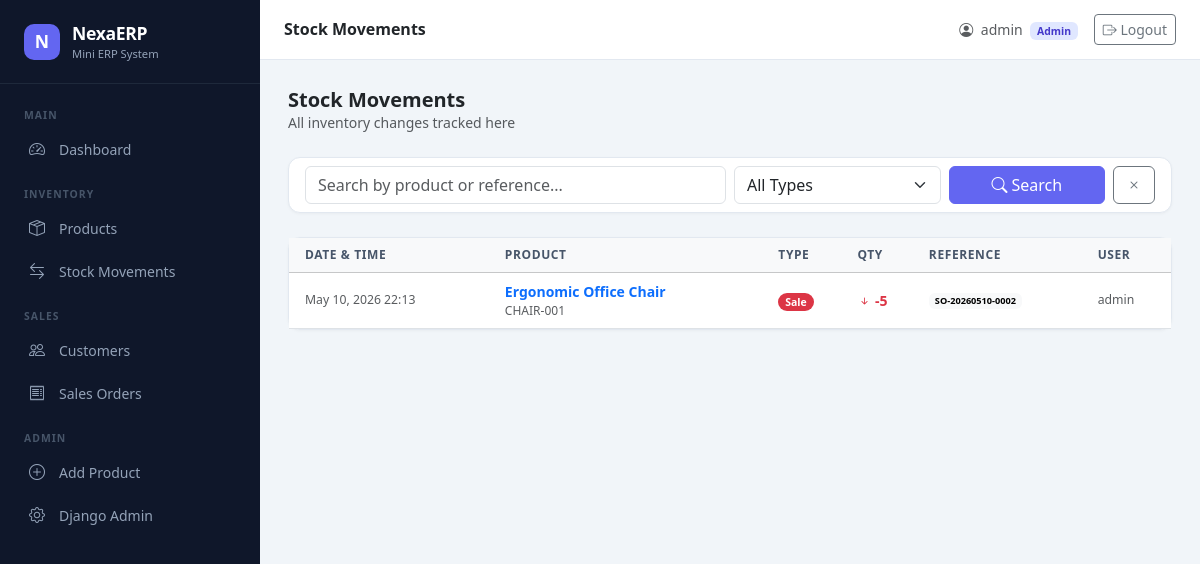
/movements/ (signed in), run on an earlier commit of the app's database.
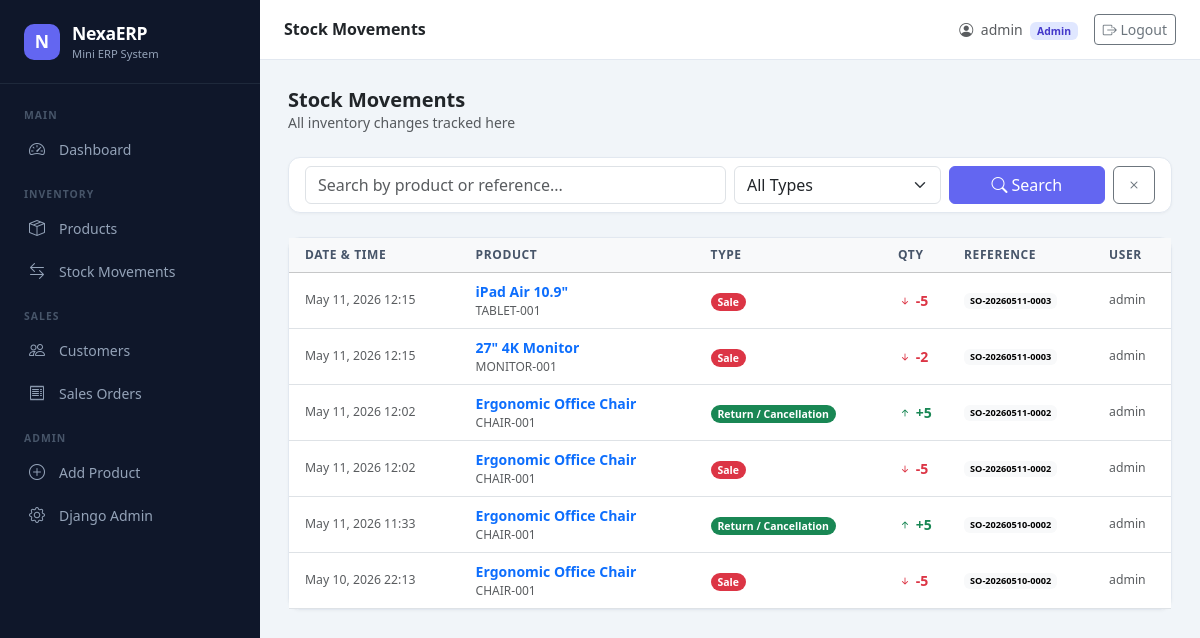
And on a later commit of the database.
### movements/models.py (models this page shows, shortened)
class StockMovement(models.Model):
    MOVEMENT_TYPES = [
        ('sale', 'Sale'),
        ('return', 'Return / Cancellation'),
        ('adjustment', 'Manual Adjustment'),
        ('purchase', 'Purchase / Restock'),
    ]
    product = models.ForeignKey('products.Product', on_delete=models.PROTECT, related_name='movements')
    qty = models.IntegerField(help_text='Positive = stock in, Negative = stock out')
    movement_type = models.CharField(max_length=20, choices=MOVEMENT_TYPES)
    reference = models.CharField(max_length=100, blank=True, help_text='e.g. Order number')
    user = models.ForeignKey(User, on_delete=models.SET_NULL, null=True, blank=True)
    timestamp = models.DateTimeField(auto_now_add=True)
    notes = models.TextField(blank=True)
    class Meta:
        ordering = ['-timestamp']

### products/models.py (models this page shows, shortened)
class Product(models.Model):
    sku = models.CharField(max_length=100, unique=True)
    name = models.CharField(max_length=255)
    category = models.CharField(max_length=100)
    cost_price = models.DecimalField(max_digits=12, decimal_places=2)
    selling_price = models.DecimalField(max_digits=12, decimal_places=2)
    stock_qty = models.IntegerField(default=0)
    image = models.ImageField(upload_to='products/', blank=True, null=True)
    is_active = models.BooleanField(default=True)
    created_at = models.DateTimeField(auto_now_add=True)
    updated_at = models.DateTimeField(auto_now=True)
    class Meta:
        ordering = ['name']

### movements/views.py (the view)
# urls.py: path('', StockMovementListView.as_view(), name='movement_list'),
class StockMovementListView(SalesOrAdminMixin, ListView):
    model = StockMovement
    template_name = 'stock/movement_list.html'
    context_object_name = 'movements'
    paginate_by = 20
    def get_queryset(self):
        query = self.request.GET.get('q', '')
        movement_type = self.request.GET.get('movement_type', '')
        return StockMovementService.search(
            query=query or None,
            movement_type=movement_type or None
        )
    def get_context_data(self, **kwargs):
        context = super().get_context_data(**kwargs)
        context['search_form'] = StockMovementSearchForm(self.request.GET)
        return context

### movements/forms.py
class StockMovementSearchForm(forms.Form):
    q = forms.CharField(
        required=False,
        widget=forms.TextInput(attrs={'class': 'form-control', 'placeholder': 'Search by product or reference...'})
    )
    movement_type = forms.ChoiceField(
        required=False,
        choices=[('', 'All Types'), ('sale', 'Sale'), ('return', 'Return'), ('adjustment', 'Adjustment'), ('purchase', 'Purchase')],
        widget=forms.Select(attrs={'class': 'form-select'})
    )

### core/mixins.py (called while the page is built)
    def dispatch(self, request, *args, **kwargs):
        if not request.user.is_authenticated:
            return self.handle_no_permission()
        return super().dispatch(request, *args, **kwargs)

### movements/services.py (called while the page is built)
    @staticmethod
    def search(query=None, movement_type=None, product_id=None):
        qs = StockMovement.objects.select_related('product', 'user')
        if query:
            qs = qs.filter(reference__icontains=query) | \
                 StockMovement.objects.filter(
                     product__name__icontains=query
                 ).select_related('product', 'user')
        if movement_type:
            qs = qs.filter(movement_type=movement_type)
        if product_id:
            qs = qs.filter(product_id=product_id)
        return qs.distinct().order_by('-timestamp')

### movements/templates/stock/movement_list.html (shortened to what this page needs)
{% extends "base.html" %}
{% load humanize %}
{% block page_title %}Stock Movements{% endblock %}
{% block content %}
<div class="d-flex justify-content-between align-items-center mb-4">
    <div>
        <h5 class="fw-bold mb-0">Stock Movements</h5>
        <p class="text-muted small mb-0">All inventory changes tracked here</p>
    </div>
</div>
<div class="card mb-4">
    <div class="card-body py-2">
        <form method="get" class="row g-2 align-items-end">
            <div class="col-md-6">{{ search_form.q }}</div>
            <div class="col-md-3">{{ search_form.movement_type }}</div>
            <div class="col-md-3 d-flex gap-2">
                <button type="submit" class="btn btn-primary flex-fill"><i class="bi bi-search me-1"></i>Search</button>
                <a href="{% url 'movement_list' %}" class="btn btn-outline-secondary"><i class="bi bi-x"></i></a>
            </div>
        </form>
    </div>
</div>
<div class="card">
    <div class="card-body p-0">
        <table class="table table-hover mb-0">
            <thead class="table-light">
                <tr>
                    <th class="ps-3">Date & Time</th>
                    <th>Product</th>
                    <th>Type</th>
                    <th>Qty</th>
                    <th>Reference</th>
                    <th>User</th>
                </tr>
            </thead>
            <tbody>
                {% for movement in movements %}
                <tr>
                    <td class="ps-3 text-muted small">{{ movement.timestamp|date:"M d, Y H:i" }}</td>
                    <td>
                        <a href="{% url 'products_detail' movement.product.pk %}" class="text-decoration-none fw-semibold">
                            {{ movement.product.name }}
                        </a>
                        <div class="text-muted" style="font-size:0.75rem">{{ movement.product.sku }}</div>
                    </td>
                    <td>
                        <span class="badge rounded-pill
                            {% if movement.movement_type == 'sale' %}bg-danger
                            {% elif movement.movement_type == 'return' %}bg-success
                            {% elif movement.movement_type == 'purchase' %}bg-primary
                            {% else %}bg-secondary{% endif %}">
                            {{ movement.get_movement_type_display }}
                        </span>
                    </td>
                    <td class="fw-semibold {% if movement.qty > 0 %}text-success{% else %}text-danger{% endif %}">
                        {% if movement.qty > 0 %}<i class="bi bi-arrow-up-short"></i>{% else %}<i class="bi bi-arrow-down-short"></i>{% endif %}
                        {{ movement.qty|stringformat:"+d" }}
                    </td>
                    <td class="small">
                        {% if movement.reference %}
                        <span class="badge text-bg-light">{{ movement.reference }}</span>
                        {% else %}—{% endif %}
                    </td>
                    <td class="small text-muted">{{ movement.user.username|default:"System" }}</td>
                </tr>
                {% empty %}
                <tr><td colspan="6" class="text-center text-muted py-4">No stock movements found.</td></tr>
                {% endfor %}
            </tbody>
        </table>
    </div>
</div>
{% endblock %}

### templates/base.html (shortened to what this page needs)
<!DOCTYPE html>
<html lang="en">
<head>
    <link href="https://cdn.jsdelivr.net/npm/bootstrap@5.3.2/dist/css/bootstrap.min.css" rel="stylesheet">
    <link href="https://cdn.jsdelivr.net/npm/bootstrap-icons@1.11.3/font/bootstrap-icons.css" rel="stylesheet">
</head>
<body>
{% if user.is_authenticated %}
<nav id="sidebar">
    <a href="/" class="text-decoration-none">
        <div class="sidebar-brand">
            <div class="brand-logo">N</div>
            <div>
                <div class="brand-name">NexaERP</div>
                <div class="brand-sub">Mini ERP System</div>
            </div>
        </div>
    </a>
    <div class="sidebar-nav">
        <div class="nav-section">Main</div>
        <a href="{% url 'dashboard' %}" class="sidebar-link {% if request.resolver_match.namespace == 'core' %}active{% endif %}">
            <i class="bi bi-speedometer2"></i> Dashboard
        </a>
        <div class="nav-section mt-2">Inventory</div>
        <a href="{% url 'products_list' %}" class="sidebar-link {% if request.resolver_match.namespace == 'products' %}active{% endif %}">
            <i class="bi bi-box-seam"></i> Products
        </a>
        <a href="{% url 'movement_list' %}" class="sidebar-link {% if request.resolver_match.namespace == 'stock' %}active{% endif %}">
            <i class="bi bi-arrow-left-right"></i> Stock Movements
        </a>
        <div class="nav-section mt-2">Sales</div>
        <a href="{% url 'customer_list' %}" class="sidebar-link {% if request.resolver_match.namespace == 'customers' %}active{% endif %}">
            <i class="bi bi-people"></i> Customers
        </a>
        <a href="{% url 'order_list' %}" class="sidebar-link {% if request.resolver_match.namespace == 'orders' %}active{% endif %}">
            <i class="bi bi-receipt"></i> Sales Orders
        </a>
        {% if user.is_staff or user.is_superuser %}
        <div class="nav-section mt-2">Admin</div>
        <a href="{% url 'products_create' %}" class="sidebar-link">
            <i class="bi bi-plus-circle"></i> Add Product
        </a>
        <a href="{% url 'admin:index' %}" class="sidebar-link" target="_blank">
            <i class="bi bi-gear"></i> Django Admin
        </a>
        {% endif %}
    </div>
</nav>
<div id="main-content">
    <div class="topbar">
        <div class="d-flex align-items-center gap-3">
            <h6 class="mb-0 fw-semibold text-dark">{% block page_title %}Dashboard{% endblock %}</h6>
        </div>
        <div class="d-flex align-items-center gap-3">
            <span class="text-muted small">
                <i class="bi bi-person-circle me-1"></i>
                {{ user.get_full_name|default:user.username }}
                {% if user.is_staff %}<span class="badge ms-1" style="background:#e0e7ff;color:#4338ca;font-size:0.65rem">Admin</span>{% else %}<span class="badge ms-1" style="background:#dcfce7;color:#166534;font-size:0.65rem">Sales</span>{% endif %}
            </span>
            <form method="post" action="{% url 'logout' %}" class="d-inline">
                <button type="submit" class="btn btn-sm btn-outline-secondary">
                    <i class="bi bi-box-arrow-right"></i> Logout
                </button>
            </form>
        </div>
    </div>
    <div class="page-content">
        {% block content %}{% endblock %}
    </div>
</div>
{% else %}
<div>{% block auth_content %}{% endblock %}</div>
{% endif %}
</body>
</html>

### templates/base.html (style rules this page uses)
:root { --sidebar-width: 260px; --sidebar-bg: #0f172a; --sidebar-accent: #6366f1; --sidebar-text: #94a3b8; --sidebar-hover: #1e293b; --topbar-height: 60px; }
body { background: #f1f5f9; font-family: 'Segoe UI', system-ui, sans-serif; }
#sidebar { position: fixed; top: 0; left: 0; bottom: 0; width: var(--sidebar-width); background: var(--sidebar-bg); z-index: 1000; overflow-y: auto; transition: transform 0.3s ease; }
.sidebar-brand { padding: 1.25rem 1.5rem; border-bottom: 1px solid #1e293b; display: flex; align-items: center; gap: 0.75rem; }
.brand-logo { width: 36px; height: 36px; border-radius: 10px; background: var(--sidebar-accent); display: flex; align-items: center; justify-content: center; font-size: 1.1rem; color: white; font-weight: 700; }
.brand-name { color: white; font-weight: 700; font-size: 1.1rem; letter-spacing: -0.02em; }
.brand-sub { color: var(--sidebar-text); font-size: 0.7rem; }
.sidebar-nav { padding: 1rem 0; }
.nav-section { padding: 0.5rem 1.5rem 0.25rem; color: #475569; font-size: 0.65rem; font-weight: 700; text-transform: uppercase; letter-spacing: 0.1em; }
.sidebar-link { display: flex; align-items: center; gap: 0.75rem; padding: 0.6rem 1.5rem; color: var(--sidebar-text); text-decoration: none; font-size: 0.875rem; font-weight: 500; border-left: 3px solid transparent; transition: all 0.15s; }
.sidebar-link i { font-size: 1rem; width: 20px; text-align: center; }
#main-content { margin-left: var(--sidebar-width); min-height: 100vh; }
.topbar { height: var(--topbar-height); background: white; border-bottom: 1px solid #e2e8f0; display: flex; align-items: center; padding: 0 1.5rem; justify-content: space-between; position: sticky; top: 0; z-index: 100; }
.page-content { padding: 1.75rem; }
.card { border: 1px solid #e2e8f0; border-radius: 12px; box-shadow: 0 1px 3px rgba(0,0,0,0.04); }
.table { font-size: 0.875rem; }
.table th { font-weight: 600; color: #475569; font-size: 0.75rem; text-transform: uppercase; letter-spacing: 0.05em; border-top: none; }
.table td { vertical-align: middle; color: #1e293b; }
.btn-primary { background: var(--sidebar-accent); border-color: var(--sidebar-accent); }

What changed in the data, as far as the page shows it:
added StockMovement: timestamp "May 11, 2026 12:15", product.name "iPad Air 10.9\"", product.sku "TABLET-001", movement_type "Sale", qty "-5", reference "SO-20260511-0003", user.username "admin"
added StockMovement: timestamp "May 11, 2026 12:15", product.name "27\" 4K Monitor", product.sku "MONITOR-001", movement_type "Sale", qty "-2", reference "SO-20260511-0003", user.username "admin"
added StockMovement: timestamp "May 11, 2026 12:02", product.name "Ergonomic Office Chair", product.sku "CHAIR-001", movement_type "Return / Cancellation", qty "+5", reference "SO-20260511-0002", user.username "admin"
added StockMovement: timestamp "May 11, 2026 12:02", product.name "Ergonomic Office Chair", product.sku "CHAIR-001", movement_type "Sale", qty "-5", reference "SO-20260511-0002", user.username "admin"
added StockMovement: timestamp "May 11, 2026 11:33", product.name "Ergonomic Office Chair", product.sku "CHAIR-001", movement_type "Return / Cancellation", qty "+5", reference "SO-20260510-0002", user.username "admin"
